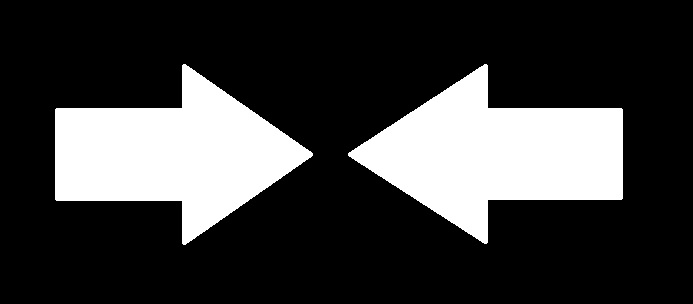
#> input picture Edge Detection and Gradient Analysis/blackandwhite.jpg, 693 x 304 px
$ python edge02.py   (older library calls are emulated)
#> lines starting #> are read from the running program, lines starting #| are printed output that depends on the picture
import cv2
import numpy as np
from matplotlib import pyplot as plt

img = cv2.imread('blackandwhite.jpg',0)
#> img is the input picture: shape (304, 693); min 0, max 255, mean 60

laplacian64 = cv2.Laplacian(img, cv2.CV_64F)
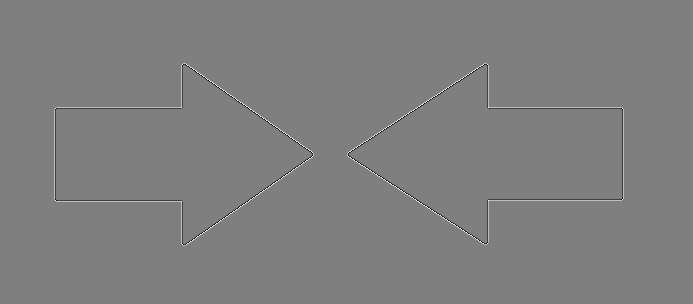
#> laplacian64: shape (304, 693) float64; min -518, max 518, mean 0; drawn with min black and max white
sobelx64 = cv2.Sobel(img,cv2.CV_64F,1,0,ksize=5)
sobely64 = cv2.Sobel(img,cv2.CV_64F,0,1,ksize=5)
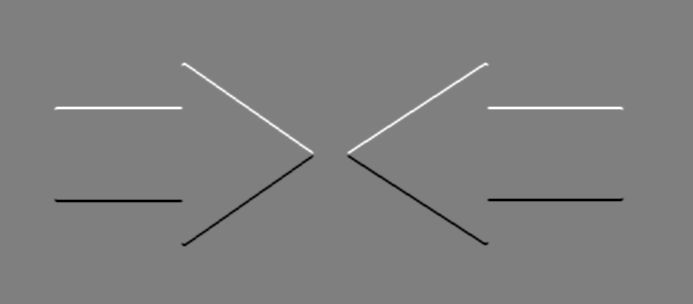
#> sobely64: shape (304, 693) float64; min -12240, max 12222, mean 0; drawn with min black and max white

laplacian = np.uint8(np.absolute(laplacian64))
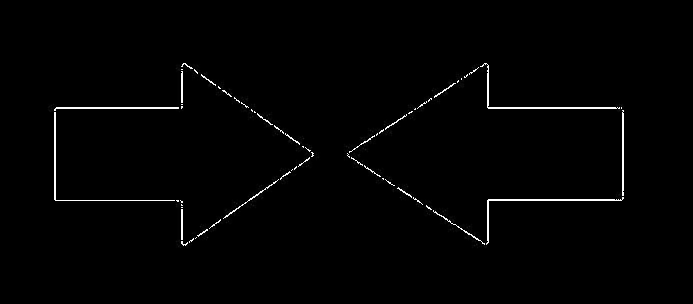
#> laplacian: shape (304, 693); min 0, max 255, mean 3
sobelx = np.uint8(np.absolute(sobelx64))
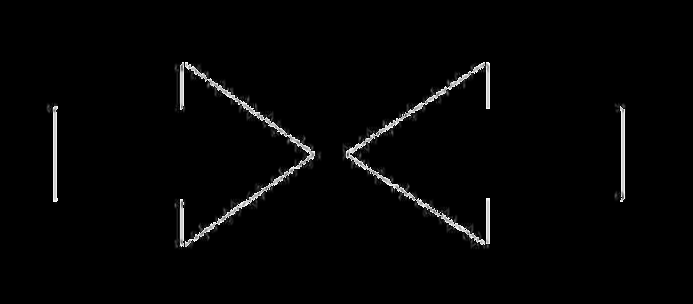
#> sobelx: shape (304, 693); min 0, max 255, mean 4.9
sobely = np.uint8(np.absolute(sobely64))
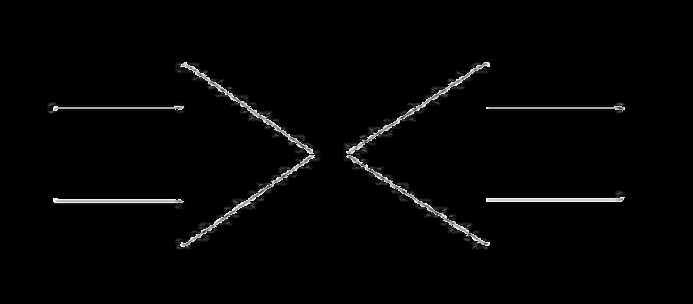
#> sobely: shape (304, 693); min 0, max 255, mean 4.8

plt.subplot(2,2,1),plt.imshow(img,cmap = 'gray')
plt.title('Original'), plt.xticks([]), plt.yticks([])
plt.subplot(2,2,2),plt.imshow(laplacian,cmap = 'gray')
plt.title('Laplacian'), plt.xticks([]), plt.yticks([])
plt.subplot(2,2,3),plt.imshow(sobelx,cmap = 'gray')
plt.title('Sobel Y'), plt.xticks([]), plt.yticks([])
plt.subplot(2,2,4),plt.imshow(sobely,cmap = 'gray')
plt.title('Sobel Y'), plt.xticks([]), plt.yticks([])

plt.show()
